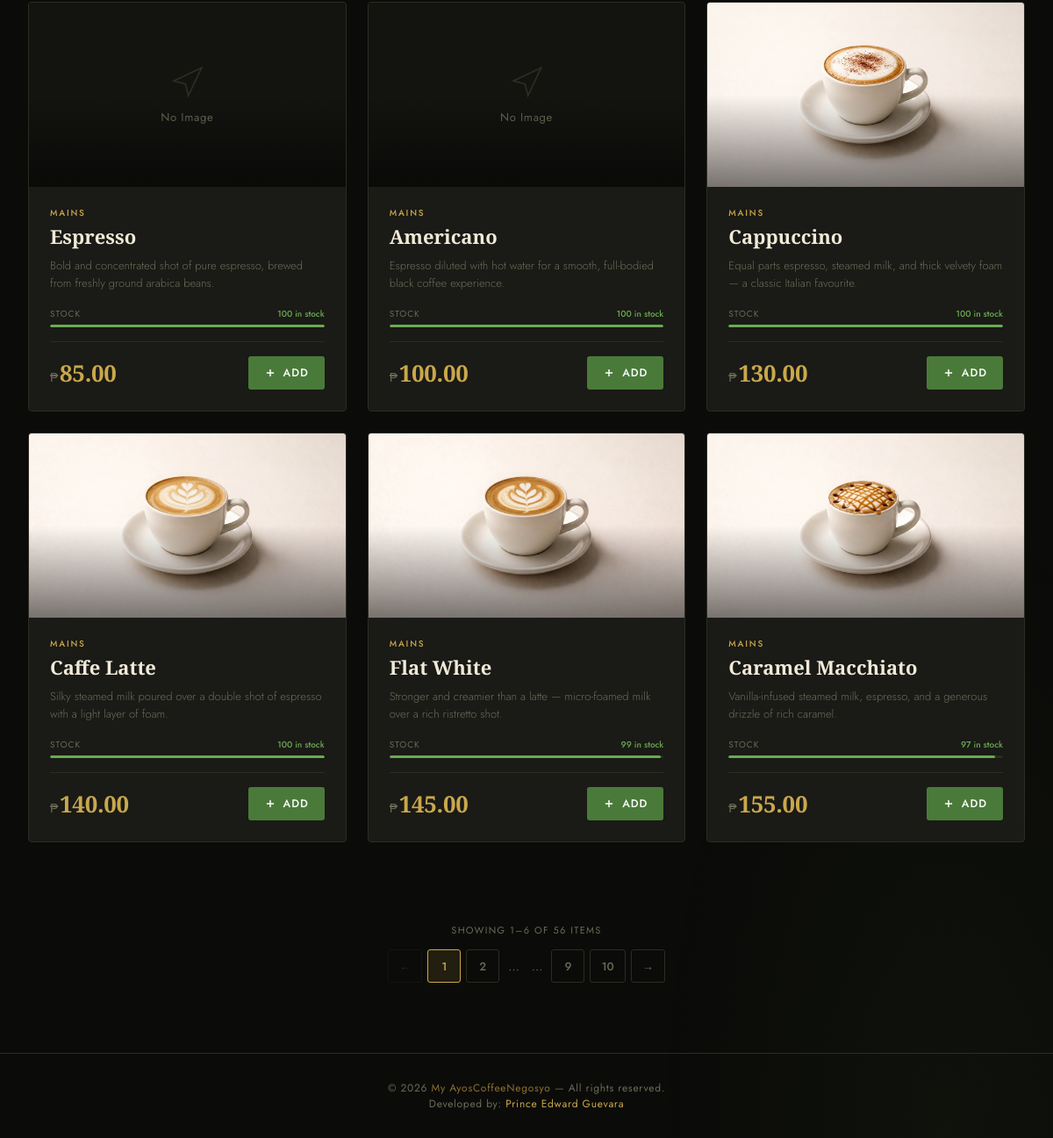
Page /menu.php (lower part) on the earlier database version.
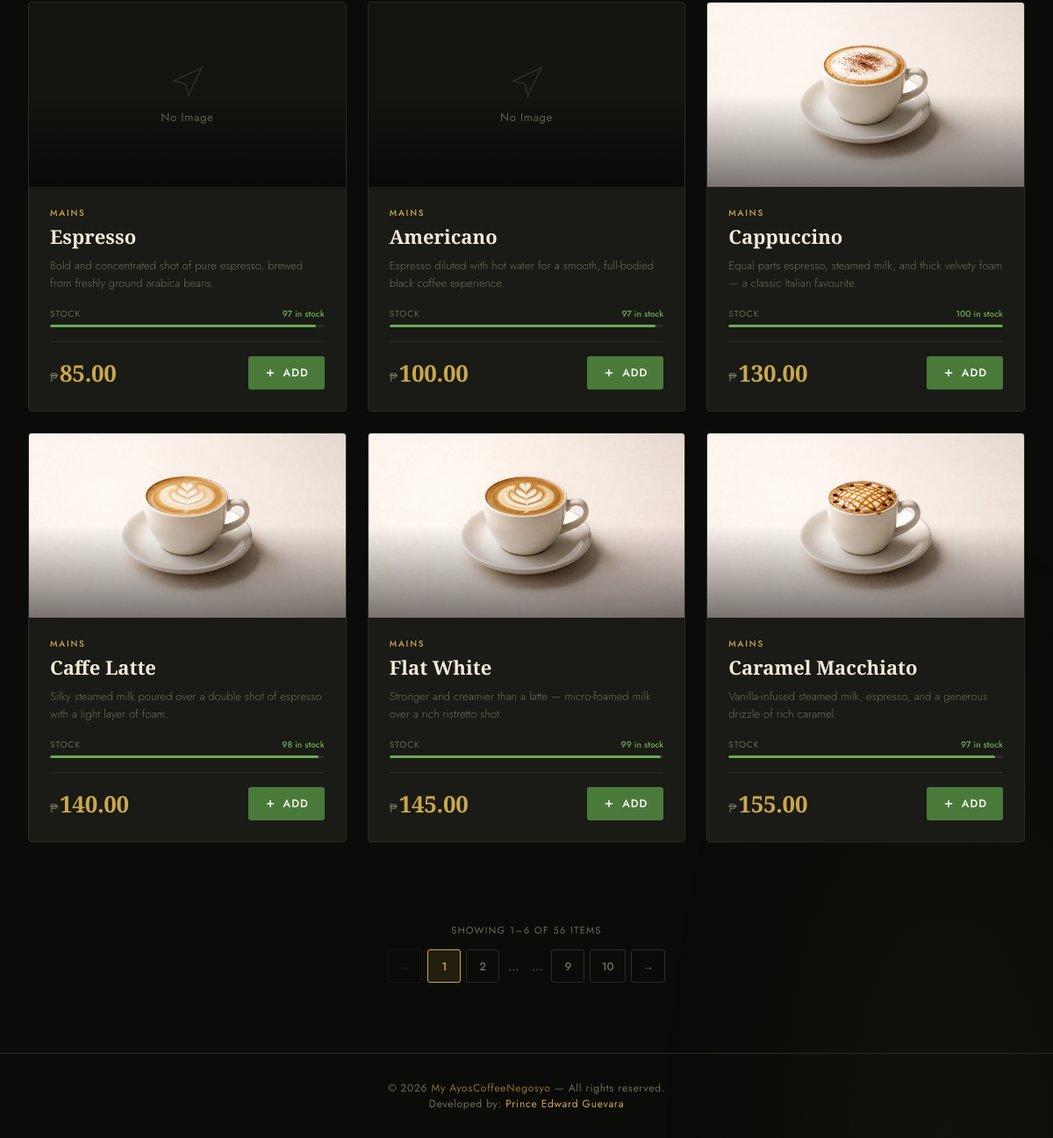
Same page on the later database version.
### tables this page shows
CREATE TABLE `products` (
  `id` int(11) NOT NULL,
  `name` varchar(100) DEFAULT NULL,
  `price` decimal(10,2) DEFAULT NULL,
  `category` varchar(100) DEFAULT 'general',
  `description` text DEFAULT NULL,
  `image` varchar(500) DEFAULT NULL,
  `stock` int(11) DEFAULT 100,
  `reorder_level` int(11) DEFAULT 10,
  `sku` varchar(100) DEFAULT NULL,
  `branch` varchar(20) DEFAULT 'laguna',
  `type` varchar(20) DEFAULT 'food'
);

### menu.php (the view, shortened to what this page needs)
<?php
include 'config.php';
$conn->query("ALTER TABLE orders ADD COLUMN IF NOT EXISTS notes TEXT DEFAULT NULL");
$conn->query("ALTER TABLE orders ADD COLUMN IF NOT EXISTS status VARCHAR(50) DEFAULT 'pending'");
$conn->query("ALTER TABLE order_items ADD COLUMN IF NOT EXISTS price decimal(10,2) DEFAULT NULL");
$branch = $_SESSION['branch'] ?? 'laguna';
$branchEsc = $conn->real_escape_string($branch);
$result = $conn->query("SELECT * FROM products WHERE branch = '$branchEsc' ORDER BY id ASC");
$products = [];
if ($result) { while ($row = $result->fetch_assoc()) { $products[] = $row; } }
?>
<!DOCTYPE html>
<html lang="en">
<head>
</head>
<body>
<div id="sidebarOverlay"></div>
<main class="menu-section">
    <?php if (empty($products)): ?>
        <div class="empty-state">
            <svg width="64" height="64" viewBox="0 0 24 24" fill="none" stroke="currentColor" stroke-width="1" stroke-linecap="round" stroke-linejoin="round"><path d="M3 11l19-9-9 19-2-8-8-2z"/></svg>
            <h3>No dishes available yet.</h3>
            <p>Check back soon — the kitchen is preparing something special.</p>
        </div>
    <?php else: ?>
        <div class="menu-grid" id="menuGrid">
        <?php foreach ($products as $row):
            $stock   = (int)($row['stock'] ?? 100);
            $reorder = (int)($row['reorder_level'] ?? 10);
            $pct     = max(0, min(100, ($stock / 100) * 100));
            $isOos   = $stock <= 0;
            $isLow   = !$isOos && $stock <= $reorder;
            $cls     = $isOos ? 's-red' : ($isLow ? 's-amber' : 's-green');
            $txt     = $isOos ? 'Out of stock' : ($isLow ? "Low — {$stock} left" : "{$stock} in stock");
            $cat     = $row['category'] ?? 'mains';
        ?>
            <div class="menu-card <?= $isOos ? 'out-of-stock' : '' ?>"
                 data-category="<?= htmlspecialchars($cat) ?>"
                 data-stock="<?= $stock ?>">
                <div class="card-img-wrap">
                    <?php if (!empty($row['image'])): ?>
                        <img src="<?= htmlspecialchars($row['image']) ?>" alt="<?= htmlspecialchars($row['name']) ?>" loading="lazy" onerror="this.parentElement.innerHTML='<div class=\'img-placeholder\'><svg width=\'40\' height=\'40\' viewBox=\'0 0 24 24\' fill=\'none\' stroke=\'currentColor\' stroke-width=\'1\'><path d=\'M3 11l19-9-9 19-2-8-8-2z\'/></svg><span>No Image</span></div>'">
                    <?php endif; ?>
                </div>
                <div class="card-body">
                    <?php if (!empty($row['category'])): ?>
                        <div class="card-category"><?= htmlspecialchars($row['category']) ?></div>
                    <?php endif; ?>
                    <h3 class="card-name"><?= htmlspecialchars($row['name']) ?></h3>
                    <p class="card-desc"><?= !empty($row['description']) ? htmlspecialchars($row['description']) : 'A signature dish from our kitchen, prepared fresh to order.' ?></p>
                    <div class="stock-wrap">
                        <div class="stock-top">
                            <span class="stock-label">Stock</span>
                            <span class="stock-text <?= $cls ?>"><?= $txt ?></span>
                        </div>
                        <div class="stock-bar-bg">
                            <div class="stock-bar-fill <?= $cls ?>" style="width:<?= $pct ?>%"></div>
                        </div>
                    </div>
                    <div class="card-footer">
                        <div class="card-price"><span>₱</span><?= number_format((float)$row['price'], 2) ?></div>
                        <?php if ($isOos): ?>
                            <button class="add-btn" disabled>
                                <svg width="14" height="14" viewBox="0 0 24 24" fill="none" stroke="currentColor" stroke-width="2.5"><circle cx="12" cy="12" r="10"/><line x1="4.93" y1="4.93" x2="19.07" y2="19.07"/></svg>
                                Unavailable
                            </button>
                        <?php else: ?>
                            <button class="add-btn" onclick="addToCart(<?= (int)$row['id'] ?>, this)">
                                <svg width="14" height="14" viewBox="0 0 24 24" fill="none" stroke="currentColor" stroke-width="2.5"><line x1="12" y1="5" x2="12" y2="19"/><line x1="5" y1="12" x2="19" y2="12"/></svg>
                                Add
                            </button>
                        <?php endif; ?>
                    </div>
                </div>
            </div>
        <?php endforeach; ?>
        </div>
    <?php endif; ?>
</main>
<div class="pagination-wrap" id="paginationWrap" style="display:none;">
    <div class="pagination-info" id="paginationInfo"></div>
    <div class="pagination" id="pagination"></div>
</div>
<footer>
    <p>© 2026 <span>My AyosCoffeeNegosyo</span> — All rights reserved.</p>
    <p>Developed by: <a href="https://www.instagram.com/_theprnx.gvara/" target="_blank" rel="noopener noreferrer">Prince Edward Guevara</a></p>
</footer>
</body>
</html>

Differences in the rows shown:
changed products "Espresso": txt "100 in stock" → "97 in stock"; stock 100 → 97 (drawn)
changed products "Americano": txt "100 in stock" → "97 in stock"; stock 100 → 97 (drawn)
changed products "Caffe Latte": txt "100 in stock" → "98 in stock"; stock 100 → 98 (drawn)
